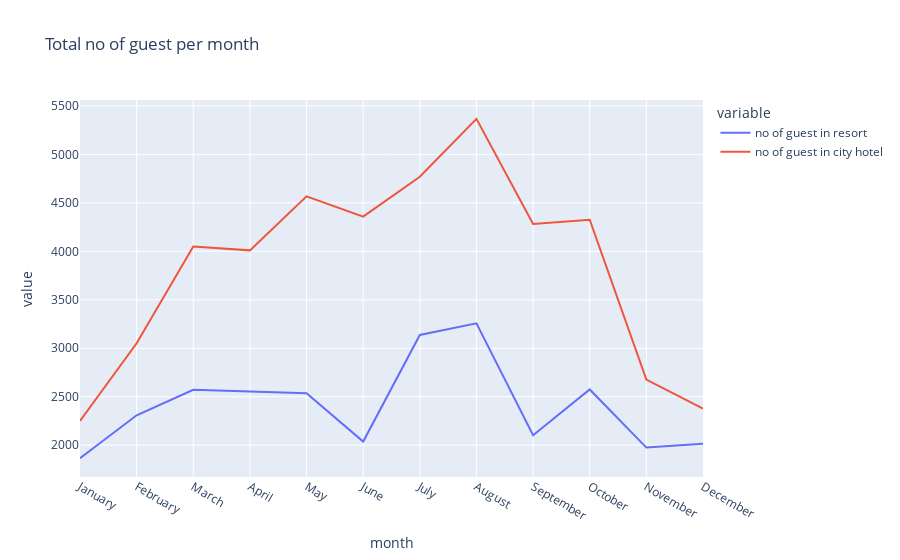

Here is the notebook cell this chart was saved with:
### Code cell
px.line(final_rush2,
        x='month',
        y=['no of guest in resort', 'no of guest in city hotel'],
        title='Total no of guest per month')

### Figure 1 — Plotly figure (JSON) as saved in the notebook; plotly's stock layout.template omitted (floating-point values rounded to 4 significant figures)
{"data": [{"hovertemplate": "variable=no of guest in resort<br>month=%{x}<br>value=%{y}<extra></extra>", "legendgroup": "no of guest in resort", "line": {"color": "#636efa", "dash": "solid"}, "marker": {"symbol": "circle"}, "mode": "lines", "name": "no of guest in resort", "orientation": "v", "showlegend": true, "type": "scatter", "x": ["January", "February", "March", "April", "May", "June", "July", "August", "September", "October", "November", "December"], "xaxis": "x", "y": [1866, 2308, 2571, 2550, 2535, 2037, 3137, 3257, 2102, 2575, 1975, 2014], "yaxis": "y"}, {"hovertemplate": "variable=no of guest in city hotel<br>month=%{x}<br>value=%{y}<extra></extra>", "legendgroup": "no of guest in city hotel", "line": {"color": "#EF553B", "dash": "solid"}, "marker": {"symbol": "circle"}, "mode": "lines", "name": "no of guest in city hotel", "orientation": "v", "showlegend": true, "type": "scatter", "x": ["January", "February", "March", "April", "May", "June", "July", "August", "September", "October", "November", "December"], "xaxis": "x", "y": [2249, 3051, 4049, 4010, 4568, 4358, 4770, 5367, 4283, 4326, 2676, 2377], "yaxis": "y"}], "layout": {"legend": {"title": {"text": "variable"}, "tracegroupgap": 0}, "title": {"text": "Total no of guest per month"}, "xaxis": {"anchor": "y", "domain": [0, 1], "title": {"text": "month"}}, "yaxis": {"anchor": "x", "domain": [0, 1], "title": {"text": "value"}}}}
